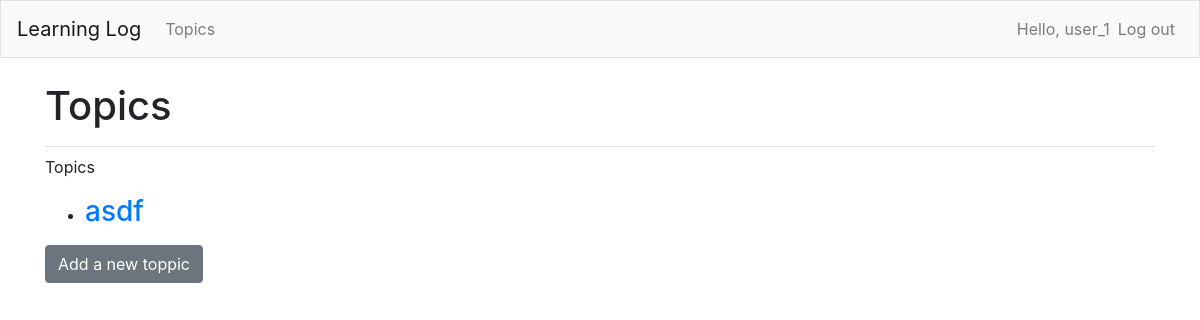
The app's page /topics/ (signed in), older data.
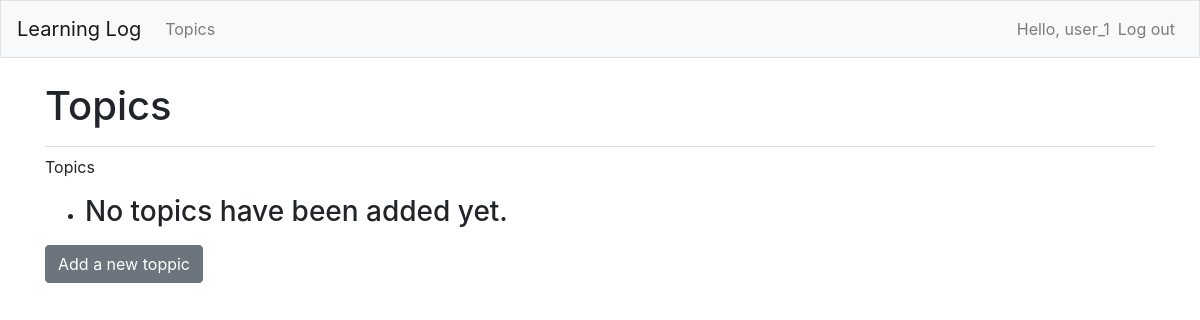
The same page, newer data.
### learning_logs/models.py (models this page shows)
class Topic(models.Model):
	text = models.CharField(max_length=200)
	date_added = models.DateTimeField(auto_now_add = True)
	owner = models.ForeignKey(User, on_delete = models.CASCADE)
	def __str__(self):
		return self.text

### learning_logs/views.py (the view)
# urls.py: path('topics/', views.topics, name="topics"),
@login_required
def topics(request):
	topics = Topic.objects.filter(owner=request.user).order_by("date_added")
	context = {"topics": topics}
	return render(request, "learning_logs/topics.html", context)

### learning_logs/templates/learning_logs/topics.html
{% extends "learning_logs/base.html" %}
{% block page_header %}
	<h1>Topics</h1>
{% endblock page_header %}
{% block content %}
<p>Topics</p>
<ul>
	{%	for topic in topics	%}
		<li>
			<h3><a href="{% url 'learning_logs:topic' topic.id %}">{{ topic }}</a></h3>
		</li>
	{% empty %}
		<li><h3>No topics have been added yet.</h3></li>
	{% endfor %}
</ul>
<h3> <a href="{% url 'learning_logs:new_topic' %}" class="btn btn-secondary " role="button" >Add a new toppic</a></h3>
{% endblock content %}

Row changes from the older to the newer data that the page shows:
removed Topic: text "asdf"
Text that changed along with them:
text now shown: "No topics have been added yet."
